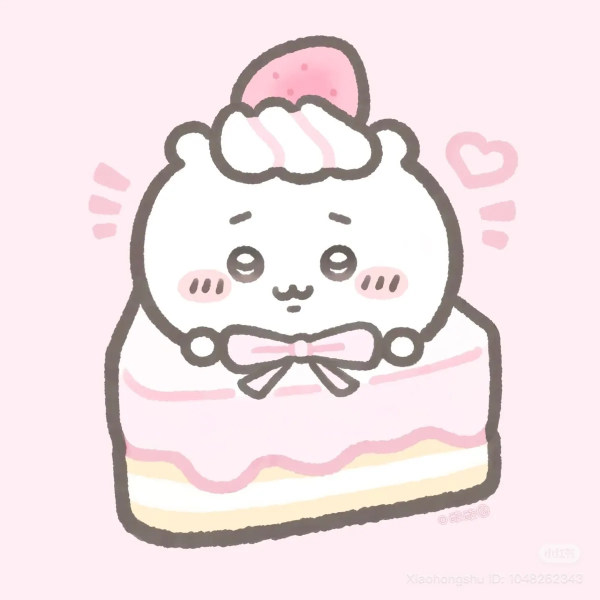
#> input picture cache/12525705209660577.webp, 1200 x 1200 px (shown at 1/2 size)
$ python -i update_image_data.py   (imports and definitions only)
#> lines starting #> are read from the running program, lines starting #| are printed output that depends on the picture
import os
import json
import time
from PIL import Image
from io import BytesIO
import google.generativeai as genai
from dotenv import load_dotenv
import re
from paths import CACHE_DIR, INDEX_FILE, MAIN_DIR

# Load environment variables from .env file
# [1 line not run here, left out]

# Define directories. ``paths.py`` selects the hard-coded OS-specific paths.
destination_dir = CACHE_DIR
main_dir = MAIN_DIR
output_file = INDEX_FILE

# Get Gemini API Keys from environment variables
GEMINI_API_KEYS = os.getenv("GEMINI_API_KEYS", "").split(",")
# [7 lines not run here, left out]

current_key_index = 0
images_processed_with_current_key = 0

def rotate_api_key():
    """Rotate to the next API key after 15 images."""
    global current_key_index, images_processed_with_current_key
    images_processed_with_current_key += 1

    if images_processed_with_current_key >= 15:
        if len(GEMINI_API_KEYS) > 1:
            current_key_index = (current_key_index + 1) % len(GEMINI_API_KEYS)
            images_processed_with_current_key = 0
            new_key = GEMINI_API_KEYS[current_key_index].strip()
            genai.configure(api_key=new_key)
            print(f"\n--- Switched to API Key {current_key_index + 1}/{len(GEMINI_API_KEYS)} ---")
        else:
            # Only one key, just reset counter to keep track but no switch possible
            images_processed_with_current_key = 0

# Initial configuration
# [1 line not run here, left out]

# Rate limiting variables
BATCH_SIZE = 15
BATCH_WAIT_TIME = 60  # seconds
MAX_RETRIES = 2
RETRY_DELAY = 10  # seconds

# Available Gemini models (in order of preference)
GEMINI_MODELS = [
    'gemini-2.5-pro'
]

# Current model index
current_model_index = 0

def get_current_model():
    """Get the current Gemini model to use."""
    global current_model_index
    if current_model_index < len(GEMINI_MODELS):
        return GEMINI_MODELS[current_model_index]
    else:
        # If we've exhausted all models, reset to first one
        current_model_index = 0
        return GEMINI_MODELS[0]

# [11 lines left out: function switch_to_next_model, not called in this run]

def generate_image_data(image_path, retry_count=0):
    """Generate detailed image analysis data using Gemini with retry logic."""
#> called with image_path = 'cache/12525705209660577.webp', retry_count = 0
    # Rotate API key if needed
    rotate_api_key()

    try:
        # Read the image file
        with Image.open(image_path) as img:
            # Resize image if too large to save bandwidth and processing time
#> img is the input picture: PIL image 1200x1200 RGB; mean R, G, B 241.5, 226.7, 229.3
            max_size = 800
            if img.width > max_size or img.height > max_size:
                img.thumbnail((max_size, max_size), Image.Resampling.LANCZOS)
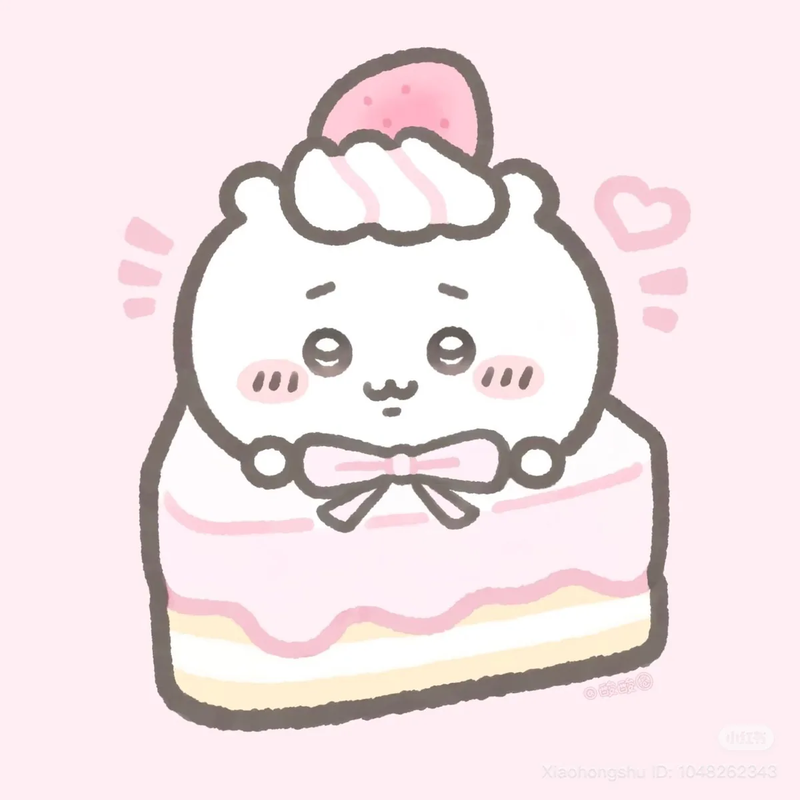
#> img: PIL image 800x800 RGB; mean R, G, B 241.5, 226.7, 229.3

            # Convert RGBA to RGB if necessary (for JPEG compatibility)
            if img.mode in ('RGBA', 'LA', 'P'):
                # Create a white background
                background = Image.new('RGB', img.size, (255, 255, 255))
                if img.mode == 'P':
                    img = img.convert('RGBA')
                background.paste(img, mask=img.split()[-1] if img.mode in ('RGBA', 'LA') else None)
                img = background
            elif img.mode != 'RGB':
                img = img.convert('RGB')

            # Convert to bytes
            buffer = BytesIO()
            img.save(buffer, format="JPEG", quality=85)
            image_bytes = buffer.getvalue()

        # Set up the Gemini model
        current_model = get_current_model()
        model = genai.GenerativeModel(current_model)
        print(f"  → Using model: {current_model}")

        # Create a highly specific prompt optimized for algorithmic processing
        prompt = """
        ANALYZE THIS IMAGE WITH EXTREME PRECISION FOR ALGORITHMIC CLASSIFICATION.

        Return ONLY this JSON structure with SPECIFIC STANDARDIZED TERMS:

        {
          "character_names": ["exact character names from anime/manga/games"],
          "series": "exact franchise name or unknown",
          "art_style": "SELECT ONE: anime | realistic | cartoon | pixel-art | digital-painting | oil-painting | watercolor | sketch | vector-art | 3d-render | photography | cel-shading | line-art | minimalist | abstract | grunge | vintage",
          "primary_colors": ["SELECT 3-5 FROM: red | crimson | scarlet | maroon | pink | rose | magenta | fuchsia | orange | coral | peach | yellow | gold | amber | green | emerald | lime | forest | cyan | teal | blue | azure | navy | purple | violet | lavender | brown | tan | beige | black | charcoal | gray | silver | white | cream"],
          "secondary_colors": ["SELECT 2-4 FROM ABOVE COLOR LIST"],
          "color_palette": "SELECT ONE: monochromatic | complementary | analogous | triadic | warm-tones | cool-tones | pastel | vibrant | muted | high-contrast | low-contrast | neon | earth-tones | jewel-tones",
          "mood": "SELECT ONE: cheerful | melancholic | energetic | calm | mysterious | romantic | dramatic | peaceful | intense | playful | serious | nostalgic | dreamy | dark | bright",
          "technique": "SELECT ONE: digital-painting | traditional-painting | photography | 3d-rendering | vector-graphics | pixel-art | mixed-media | pencil-drawing | ink-drawing | watercolor | oil-painting | acrylic-painting",
          "scene_description": "detailed description of what is shown",
          "character_details": {
            "hair_color": "SELECT FROM COLOR LIST or unknown",
            "eye_color": "SELECT FROM COLOR LIST or unknown",
            "clothing_style": "SELECT ONE: casual | formal | fantasy | modern | traditional | futuristic | gothic | cute | elegant | sporty | military | school-uniform or unknown",
            "pose": "SELECT ONE: standing | sitting | lying | running | walking | dancing | fighting | flying | crouching | kneeling | portrait-pose or unknown",
            "facial_expression": "SELECT ONE: happy | sad | angry | surprised | neutral | smiling | serious | cute | determined | shy | confident or unknown"
          },
          "environment": "SELECT ONE: indoor | outdoor | fantasy-world | urban | natural | space | underwater | sky | abstract-background | studio | bedroom | kitchen | park | forest | beach | mountain | city | desert | winter | summer | spring | autumn",
          "lighting": "SELECT ONE: natural-daylight | artificial-light | sunset | sunrise | golden-hour | blue-hour | night | neon | backlit | front-lit | side-lit | dramatic | soft | harsh | ambient | spotlight | candlelight",
          "composition": "SELECT ONE: portrait | landscape | close-up | wide-shot | medium-shot | centered | rule-of-thirds | symmetrical | asymmetrical | diagonal | vertical | horizontal",
          "art_quality": "SELECT ONE: professional | high-detail | medium-detail | sketch-quality | rough | polished | photorealistic | stylized | simple | complex",
          "style_influences": ["SELECT FROM: anime | manga | western-animation | disney | pixar | ghibli | cyberpunk | steampunk | gothic | kawaii | chibi | realistic | impressionism | surrealism | pop-art | art-nouveau | minimalism"],
          "objects": ["list prominent objects/items visible"],
          "textures": ["SELECT FROM: smooth | rough | metallic | fabric | glass | wood | stone | plastic | fur | skin | water | fire | clouds | grass | concrete | brick | leather"],
          "type": "SELECT ONE: character-portrait | full-body-character | multiple-characters | landscape | still-life | abstract-art | vehicle | animal | food | architecture | nature | technology | weapon | clothing | accessories",
          "tags": ["15-20 SPECIFIC searchable tags covering: character-name, series-name, colors, art-style, mood, objects, environment, lighting, pose, clothing, hair-color, eye-color, technique, quality, composition"]
        }

        CRITICAL REQUIREMENTS:
        - Use EXACT terms from the SELECT lists above
        - For colors: Use specific names like "crimson", "azure", "emerald" NOT generic terms
        - Include character names if recognizable from popular media
        - Include series/franchise names if identifiable
        - Tags must be hyphenated (e.g., "blue-hair", "night-scene", "fantasy-art")
        - Provide 15-20 tags for maximum searchability
        - Use "unknown" only when truly not applicable

        Return ONLY the JSON object, no explanations."""

        # Configure generation parameters for better consistency
        generation_config = {
            "temperature": 0.1,
            "top_p": 0.8,
            "top_k": 40,
            "max_output_tokens": 2048,
        }

        # Call the Gemini API with safety settings
        safety_settings = [
            {
                "category": "HARM_CATEGORY_HARASSMENT",
                "threshold": "BLOCK_MEDIUM_AND_ABOVE"
            },
            {
                "category": "HARM_CATEGORY_HATE_SPEECH",
                "threshold": "BLOCK_MEDIUM_AND_ABOVE"
            },
            {
                "category": "HARM_CATEGORY_SEXUALLY_EXPLICIT",
                "threshold": "BLOCK_MEDIUM_AND_ABOVE"
            },
            {
                "category": "HARM_CATEGORY_DANGEROUS_CONTENT",
                "threshold": "BLOCK_MEDIUM_AND_ABOVE"
            }
        ]

        try:
            response = model.generate_content(
                [prompt, {"mime_type": "image/jpeg", "data": image_bytes}],
                generation_config=generation_config,
                safety_settings=safety_settings
            )
        except Exception as api_error:
            error_msg = str(api_error).lower()
            print(f"  → API Error: {str(api_error)}")

            # Check if it's a rate limit or quota error
            if any(keyword in error_msg for keyword in ["rate limit", "quota", "429", "resource has been exhausted"]):
                print(f"  → Rate limit/quota hit, attempting to switch models...")
                if switch_to_next_model():
                    print(f"  → Retrying with new model in {RETRY_DELAY} seconds...")
                    time.sleep(RETRY_DELAY)
                    return generate_image_data(image_path, retry_count)
                else:
                    print(f"  → All models exhausted, waiting longer...")
                    time.sleep(BATCH_WAIT_TIME)  # Wait longer before retrying with first model

            if retry_count < MAX_RETRIES:
                print(f"  → Retrying in {RETRY_DELAY} seconds... (attempt {retry_count + 1}/{MAX_RETRIES + 1})")
                time.sleep(RETRY_DELAY)
                return generate_image_data(image_path, retry_count + 1)
            return generate_fallback_data(image_path)

        # Check for blocked content
        if hasattr(response, 'prompt_feedback') and response.prompt_feedback:
            if hasattr(response.prompt_feedback, 'block_reason'):
                print(f"  → Content blocked: {response.prompt_feedback.block_reason}")
                return generate_fallback_data(image_path)

        # Check if candidates are empty
        if not hasattr(response, 'candidates') or not response.candidates:
            print(f"  → No response candidates generated")
            if retry_count < MAX_RETRIES:
                print(f"  → Retrying in {RETRY_DELAY} seconds... (attempt {retry_count + 1}/{MAX_RETRIES + 1})")
                time.sleep(RETRY_DELAY)
                return generate_image_data(image_path, retry_count + 1)
            return generate_fallback_data(image_path)

        # Check if response text is available
        try:
            response_text = response.text.strip()
            if not response_text:
                print(f"  → Empty response text")
                if retry_count < MAX_RETRIES:
                    print(f"  → Retrying in {RETRY_DELAY} seconds... (attempt {retry_count + 1}/{MAX_RETRIES + 1})")
                    time.sleep(RETRY_DELAY)
                    return generate_image_data(image_path, retry_count + 1)
                return generate_fallback_data(image_path)
        except (ValueError, AttributeError, Exception) as text_error:
            print(f"  → Error accessing response text: {str(text_error)[:50]}")
            if retry_count < MAX_RETRIES:
                print(f"  → Retrying in {RETRY_DELAY} seconds... (attempt {retry_count + 1}/{MAX_RETRIES + 1})")
                time.sleep(RETRY_DELAY)
                return generate_image_data(image_path, retry_count + 1)
            return generate_fallback_data(image_path)

        # Parse JSON response with enhanced error handling
        try:
            # Enhanced JSON cleaning
            response_text = clean_json_response(response_text)

            # Try to parse JSON
            data = json.loads(response_text)

            # Validate and clean the data with enhanced structure
            cleaned_data = validate_and_clean_data(data)

            return cleaned_data

        except json.JSONDecodeError as e:
            print(f"  → JSON parsing failed: {str(e)[:100]}...")
            # Try to extract and fix common JSON issues
            try:
                fixed_json = fix_json_response(response_text)
                if fixed_json:
                    data = json.loads(fixed_json)
                    cleaned_data = validate_and_clean_data(data)
                    return cleaned_data
            except:
                pass

            if retry_count < MAX_RETRIES:
                print(f"  → Retrying in {RETRY_DELAY} seconds... (attempt {retry_count + 1}/{MAX_RETRIES + 1})")
                time.sleep(RETRY_DELAY)
                return generate_image_data(image_path, retry_count + 1)
            return generate_fallback_data(image_path)

    except Exception as e:
        error_msg = str(e)
        print(f"  → Unexpected error: {error_msg[:100]}...")

        # Check for specific error types that might benefit from retry or model switching
        if any(keyword in error_msg.lower() for keyword in ["blocked", "empty", "timeout", "rate limit", "quota", "429"]):
            if any(keyword in error_msg.lower() for keyword in ["rate limit", "quota", "429"]):
                print(f"  → Rate limit detected, attempting to switch models...")
                if switch_to_next_model():
                    print(f"  → Retrying with new model...")
                    return generate_image_data(image_path, retry_count)
                else:
                    print(f"  → All models exhausted, waiting longer...")
                    time.sleep(BATCH_WAIT_TIME)

            if retry_count < MAX_RETRIES:
                print(f"  → Retrying in {RETRY_DELAY} seconds... (attempt {retry_count + 1}/{MAX_RETRIES + 1})")
                time.sleep(RETRY_DELAY)
                return generate_image_data(image_path, retry_count + 1)

        return generate_fallback_data(image_path)

# [94 lines left out: functions clean_json_response, fix_json_response, validate_and_clean_data, not called in this run]

def generate_fallback_data(image_path):
    """Generate enhanced fallback data based on filename analysis."""
#> called with image_path = 'cache/12525705209660577.webp'
    filename = os.path.basename(image_path).lower()
    base_name = os.path.splitext(filename)[0]

    # Basic categorization based on filename
    fallback_type = "unknown"
    fallback_tags = []
    primary_colors = []
    secondary_colors = []

    # Enhanced keyword matching
    type_keywords = {
        "anime": ["anime", "manga", "waifu", "girl", "boy", "character", "kawaii"],
        "abstract": ["abstract", "geometric", "pattern", "lines", "shapes"],
        "nature": ["nature", "landscape", "forest", "mountain", "tree", "flower", "sky"],
        "automotive": ["car", "vehicle", "bike", "motorcycle", "road", "racing"],
        "tech": ["tech", "cyber", "digital", "neon", "circuit", "robot"],
        "architecture": ["building", "house", "tower", "bridge", "city", "urban"],
        "minimal": ["minimal", "clean", "simple", "basic", "plain"],
        "dark": ["dark", "night", "shadow", "black", "gothic"],
        "fantasy": ["fantasy", "magic", "dragon", "castle", "fairy"]
    }

    for category, keywords in type_keywords.items():
        if any(word in base_name for word in keywords):
            fallback_type = category
            fallback_tags.extend(keywords[:2])
            break

    # Enhanced color detection
    color_map = {
        "red": ["red", "crimson", "scarlet", "rose"],
        "blue": ["blue", "azure", "navy", "cyan", "teal"],
        "green": ["green", "emerald", "lime", "forest"],
        "yellow": ["yellow", "gold", "amber", "lemon"],
        "purple": ["purple", "violet", "magenta", "lavender"],
        "orange": ["orange", "coral", "peach", "sunset"],
        "pink": ["pink", "rose", "blush", "cherry"],
        "black": ["black", "dark", "shadow", "night"],
        "white": ["white", "light", "bright", "snow"],
        "brown": ["brown", "tan", "beige", "wood"],
        "gray": ["gray", "grey", "silver", "steel"]
    }

    for main_color, variations in color_map.items():
        for variation in variations:
            if variation in base_name:
                if main_color not in primary_colors:
                    primary_colors.append(main_color)
                    fallback_tags.append(main_color)
                break

    # Extract descriptive words from filename
    words = re.findall(r'[a-zA-Z]+', base_name)
    meaningful_words = [word for word in words if len(word) > 2 and word not in ['png', 'jpg', 'jpeg', 'webp', 'image', 'wallpaper']]
    fallback_tags.extend(meaningful_words[:5])

    # Remove duplicates and limit tags
    fallback_tags = list(dict.fromkeys(fallback_tags))[:12]  # Preserve order while removing duplicates

    print(f"  → Enhanced fallback data: {len(fallback_tags)} tags, {len(primary_colors)} colors")

    return {
        "character_names": [],
        "series": "unknown",
        "art_style": f"unknown - {fallback_type} style" if fallback_type != "unknown" else "unknown",
        "primary_colors": primary_colors[:5],
        "secondary_colors": secondary_colors,
        "color_palette": f"{', '.join(primary_colors)} tones" if primary_colors else "unknown",
        "mood": "unknown",
        "technique": "unknown",
        "scene_description": f"appears to be {fallback_type} related content" if fallback_type != "unknown" else "unknown",
        "character_details": {
            "hair_color": "unknown",
            "eye_color": "unknown",
            "clothing_style": "unknown",
            "pose": "unknown",
            "facial_expression": "unknown"
        },
        "environment": "unknown",
        "lighting": "unknown",
        "composition": "unknown",
        "art_quality": "unknown",
        "style_influences": [fallback_type] if fallback_type != "unknown" else [],
        "objects": meaningful_words[:3],
        "textures": [],
        "type": fallback_type,
        "tags": fallback_tags
    }

def get_file_without_extension(filename):
    return os.path.splitext(filename)[0]

# [138 lines left out: function update_image_data, not called in this run]

# [2 lines not run here, left out]

>>> result = generate_image_data('cache/12525705209660577.webp')
